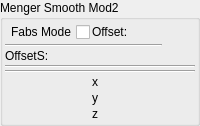
    <widget class="QGroupBox" name="groupBox_2">
     <property name="toolTip">
      <string/>
     </property>
     <property name="title">
      <string>Menger Smooth Mod2</string>
     </property>
     <property name="checkable">
      <bool>false</bool>
     </property>
     <layout class="QVBoxLayout" name="verticalLayout_29" stretch="0">
      <property name="spacing">
       <number>2</number>
      </property>
      <property name="leftMargin">
       <number>2</number>
      </property>
      <property name="topMargin">
       <number>2</number>
      </property>
      <property name="rightMargin">
       <number>2</number>
      </property>
      <property name="bottomMargin">
       <number>2</number>
      </property>
      <item>
       <layout class="QGridLayout" name="gridLayout_63" columnstretch="0,0,0,0,0">
        <property name="spacing">
         <number>2</number>
        </property>
        <item row="10" column="1" colspan="4">
         <widget class="Line" name="line_55">
          <property name="orientation">
           <enum>Qt::Horizontal</enum>
          </property>
         </widget>
        </item>
        <item row="4" column="1" colspan="3">
         <widget class="Line" name="line_18">
          <property name="orientation">
           <enum>Qt::Horizontal</enum>
          </property>
         </widget>
        </item>
        <item row="5" column="1">
         <widget class="QLabel" name="label_259">
          <property name="text">
           <string>OffsetS:</string>
          </property>
         </widget>
        </item>
        <item row="13" column="2">
         <widget class="QLabel" name="label_114">
          <property name="text">
           <string notr="true">z</string>
          </property>
         </widget>
        </item>
        <item row="13" column="1">
         <widget class="QLabel" name="label_257">
          <property name="text">
           <string/>
          </property>
         </widget>
        </item>
        <item row="3" column="1">
         <widget class="MyCheckBox" name="checkBox_transf_function_enabledF_false">
          <property name="layoutDirection">
           <enum>Qt::RightToLeft</enum>
          </property>
          <property name="text">
           <string>Fabs Mode</string>
          </property>
         </widget>
        </item>
        <item row="12" column="2">
         <widget class="QLabel" name="label_113">
          <property name="text">
           <string notr="true">y</string>
          </property>
         </widget>
        </item>
        <item row="3" column="2">
         <widget class="QLabel" name="label_256">
          <property name="text">
           <string>Offset:</string>
          </property>
         </widget>
        </item>
        <item row="6" column="1" colspan="4">
         <widget class="Line" name="line_56">
          <property name="orientation">
           <enum>Qt::Horizontal</enum>
          </property>
         </widget>
        </item>
        <item row="11" column="2">
         <widget class="QLabel" name="label_115">
          <property name="text">
           <string notr="true">x</string>
          </property>
         </widget>
        </item>
       </layout>
      </item>
     </layout>
    </widget>
